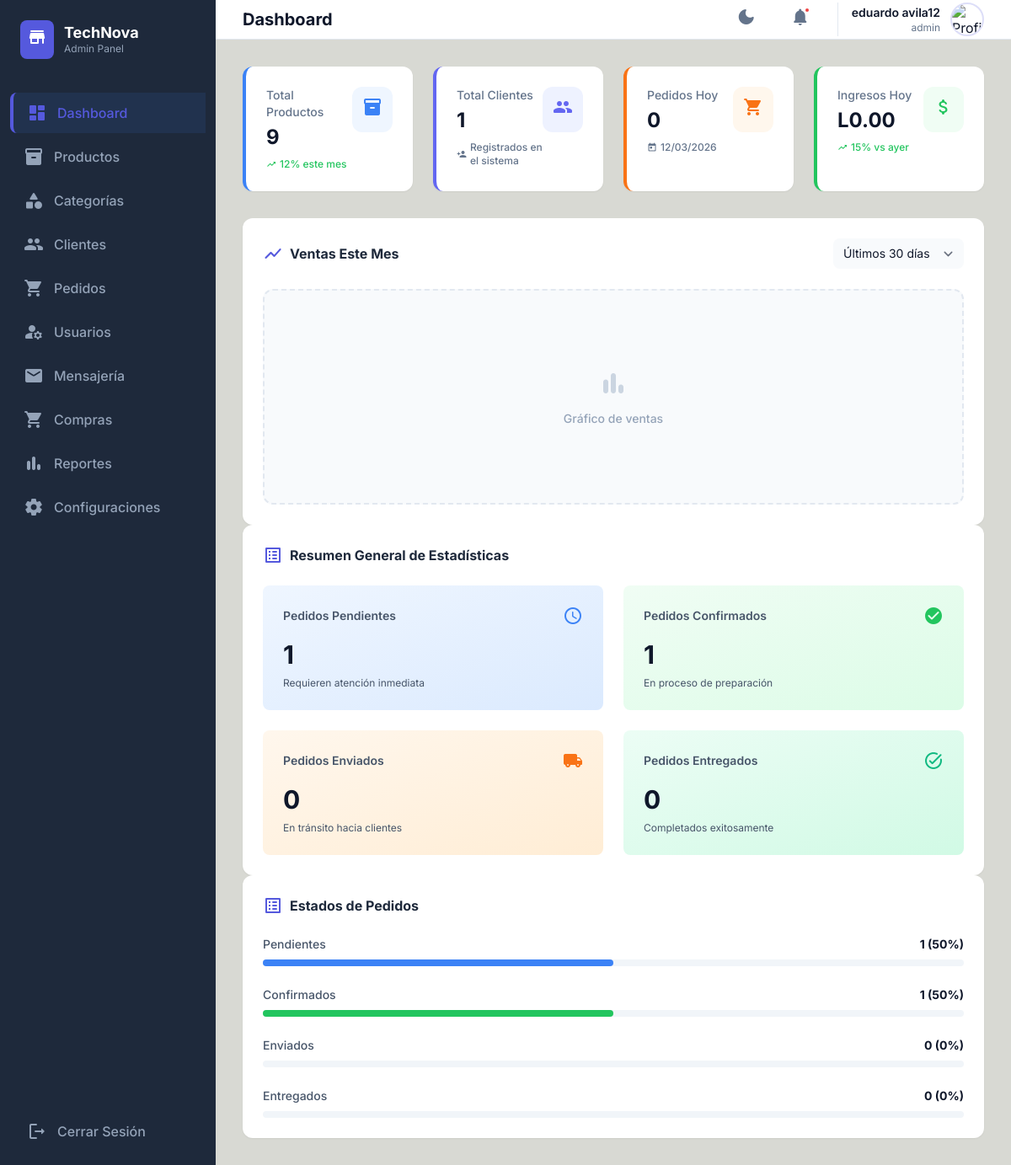
/admin/Dashboard.php (signed in), run on the app's committed database.
### tables this page shows
CREATE TABLE `configuracion` (
  `id_config` int(11) NOT NULL AUTO_INCREMENT,
  `nombre_negocio` varchar(100) DEFAULT NULL,
  `logo` varchar(255) DEFAULT NULL,
  `telefono` varchar(20) DEFAULT NULL,
  `correo` varchar(100) DEFAULT NULL,
  `direccion` varchar(200) DEFAULT NULL,
  `texto_inicio` text DEFAULT NULL,
  `redes_sociales` text DEFAULT NULL,
  `moneda` varchar(10) DEFAULT 'USD',
  `slogan` varchar(255) DEFAULT NULL,
  `horario_atencion` varchar(255) DEFAULT NULL,
  `pie_pagina` text DEFAULT NULL,
  `favicon` varchar(255) DEFAULT NULL,
  `texto_banner_superior` varchar(255) DEFAULT NULL,
  `header_menu` text DEFAULT NULL,
  `footer_columns` text DEFAULT NULL,
  `hero_etiqueta` varchar(100) DEFAULT NULL,
  `hero_titulo` varchar(200) DEFAULT NULL,
  `hero_subtitulo` varchar(200) DEFAULT NULL,
  `hero_descripcion` text DEFAULT NULL,
  `hero_imagen` varchar(255) DEFAULT NULL,
  `hero_btn_primario` varchar(100) DEFAULT 'Comprar Ahora',
  `hero_btn_secundario` varchar(100) DEFAULT 'Ver Catálogo',
  `color_primary` varchar(7) DEFAULT NULL,
  `color_primary_dark` varchar(7) DEFAULT NULL,
  `color_background_light` varchar(7) DEFAULT NULL,
  `color_background_dark` varchar(7) DEFAULT NULL,
  PRIMARY KEY (`id_config`)
);

CREATE TABLE `usuarios` (
  `id_usuario` int(11) NOT NULL AUTO_INCREMENT,
  `nombre` varchar(100) NOT NULL,
  `correo` varchar(100) NOT NULL,
  `contraseña` varchar(255) NOT NULL,
  `estado` enum('activo','inactivo') DEFAULT 'activo',
  `fecha_creacion` timestamp NOT NULL DEFAULT current_timestamp(),
  `id_rol` int(11) NOT NULL,
  PRIMARY KEY (`id_usuario`),
  UNIQUE KEY `correo` (`correo`),
  KEY `id_rol` (`id_rol`),
  CONSTRAINT `usuarios_ibfk_1` FOREIGN KEY (`id_rol`) REFERENCES `roles` (`id_rol`)
);

CREATE TABLE `roles` (
  `id_rol` int(11) NOT NULL AUTO_INCREMENT,
  `nombre` varchar(50) NOT NULL,
  `descripcion` varchar(150) DEFAULT NULL,
  PRIMARY KEY (`id_rol`),
  UNIQUE KEY `nombre` (`nombre`)
);

### admin/Dashboard.php (the view, shortened to what the rows shown need)
<?php
require_once '../core/sesiones.php';
require_once '../core/conexion.php';
$usuario = obtenerDatosUsuario();
$res_cfg_admin = mysqli_query($conexion, "SELECT * FROM configuracion WHERE id_config = 1");
$cfg_admin = ($res_cfg_admin && mysqli_num_rows($res_cfg_admin) > 0)
    ? mysqli_fetch_assoc($res_cfg_admin)
    : [];
$cfg_moneda_cod = $cfg_admin['moneda'] ?? 'HNL';
$simbolos_moneda = [
    'USD' => '$',
    'EUR' => '€',
    'MXN' => '$',
    'COP' => '$',
    'ARS' => '$',
    'GTQ' => 'Q',
    'HNL' => 'L',
    'CRC' => '₡'
];
$cfg_moneda = $simbolos_moneda[$cfg_moneda_cod] ?? $cfg_moneda_cod;
$hoy = date('Y-m-d');
$res_ingresos_hoy = mysqli_query(
    $conexion,
    "SELECT SUM(total) AS total
     FROM pedidos
     WHERE DATE(fecha_pedido) = '$hoy'
     AND estado IN ('confirmado','enviado','entregado')"
);
$resultado_ingresos = mysqli_fetch_assoc($res_ingresos_hoy);
$ingresos_hoy = !empty($resultado_ingresos['total'])
    ? floatval($resultado_ingresos['total'])
    : 0;
$admin_nombre = htmlspecialchars($cfg_admin['nombre_negocio'] ?? 'Mi Negocio');
?>
<!DOCTYPE html>
<html class="light" lang="es"><head>
<script src="https://cdn.tailwindcss.com?plugins=forms,typography"></script>
<link href="https://cdnjs.cloudflare.com/ajax/libs/font-awesome/6.4.0/css/all.min.css" rel="stylesheet"/>
</head>
<body class="bg-background-light dark:bg-background-dark text-slate-900 dark:text-slate-100 transition-colors duration-200">
<div class="flex h-screen overflow-hidden">
<aside class="w-64 bg-sidebar-dark text-white flex-shrink-0 flex flex-col hidden lg:flex">
<div class="p-6 flex items-center gap-3">
<div>
<h1 class="font-bold text-lg leading-tight"><?php echo $admin_nombre; ?></h1>
<p class="text-xs text-slate-400">Admin Panel</p>
</div>
</div>
</aside>
<div class="flex-1 flex flex-col overflow-y-auto">
<header class="h-16 bg-white dark:bg-slate-900 border-b border-slate-200 dark:border-slate-800 px-4 lg:px-8 flex items-center justify-between sticky top-0 z-10">
<div class="flex items-center gap-4">
<h2 id="page-title" class="text-xl font-bold dark:text-white">Dashboard</h2>
</div>
<div class="flex items-center gap-6">
<div class="flex items-center gap-3 pl-4 border-l border-slate-200 dark:border-slate-800">
<div class="text-right hidden sm:block">
<p class="text-sm font-semibold dark:text-white"><?php echo htmlspecialchars($usuario['nombre'] ?? 'Usuario'); ?></p>
<p class="text-xs text-slate-500"><?php echo htmlspecialchars($usuario['nombre_rol'] ?? 'Sin rol'); ?></p>
</div>
</div>
</div>
</header>
<main id="main-content" class="p-8">
<div class="grid grid-cols-1 md:grid-cols-2 lg:grid-cols-4 gap-6 mb-8">
<div class="bg-white dark:bg-slate-900 p-6 rounded-xl border-l-4 border-green-500 shadow-sm hover:shadow-md transition-shadow">
<div class="flex justify-between items-start">
<div>
<p class="text-sm text-slate-500 dark:text-slate-400 font-medium">Ingresos Hoy</p>
<h3 class="text-2xl font-bold mt-1"><?php echo htmlspecialchars($cfg_moneda); ?><?php echo number_format($ingresos_hoy, 2); ?></h3>
<p class="text-xs text-green-500 mt-2 flex items-center font-medium">
<span class="material-icons-round text-xs mr-1">trending_up</span> 15% vs ayer
                                </p>
</div>
</div>
</div>
</div>
</main>
</div>
</div>
</body></html>

### data on the page
configuracion: nombre_negocio "TechNova", moneda "L"
usuarios: nombre "eduardo avila12", id_rol.nombre "admin"

### other printed values
$total_productos "9"
$total_clientes "1"
$pedidos_hoy "0"
$ingresos_hoy "0.00"
$pedidos_pendientes "1"
$pedidos_confirmados "1"
$pedidos_enviados "0"
$pedidos_entregados "0"
$porcentaje_pendientes "50"
$porcentaje_confirmados "50"
$porcentaje_enviados "0"
$porcentaje_entregados "0"
